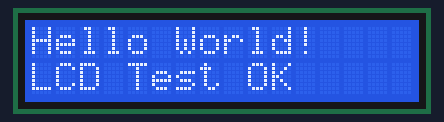
Recording of a sketch running on a simulated ESP32. On the bench: 16×2 character LCD. What the sketch prints to the serial monitor is not drawn.

Above: at 0.1 s.
At 2.2 s:
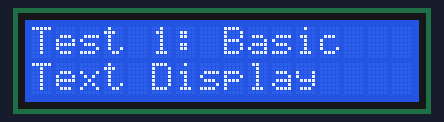
At 10.8 s:
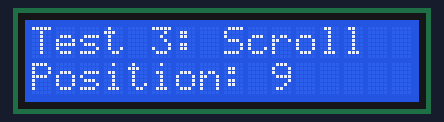
At 14.4 s:
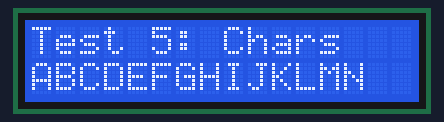
At 27.6 s:
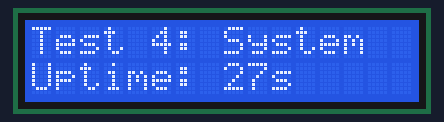
At 34.7 s:
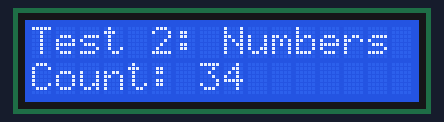

Measured:
- what the display in image 1 shows lasts 2.0 s, from 2.1 s to 4.1 s
- what the display in image 2 shows lasts 1.5 s, from 10.8 s to 12.3 s
- what the display in image 3 shows lasts 3.1 s, from 14.3 s to 17.4 s

The sketch:

lcd_test.ino
```cpp
/*
 * Simple LCD Test Code for ESP32
 * Basic LCD 16x2 I2C Display Test
 *
 * Features:
 * - Simple LCD initialization and test
 * - Display basic messages
 * - Test LCD functionality
 * - Minimal code for testing purposes
 */

#include <Wire.h>
#include <LiquidCrystal_I2C.h>

// LCD I2C Configuration
const int SDA_PIN = 21;        // GPIO21 - SDA (I2C Data)
const int SCL_PIN = 22;        // GPIO22 - SCL (I2C Clock)
LiquidCrystal_I2C lcd(0x27, 16, 2); // LCD I2C Address: 0x27, Size: 16x2

void setup() {
  // Initialize Serial Communication
  Serial.begin(115200);
  Serial.println("LCD Test Starting...");

  // Initialize I2C and LCD
  Wire.begin(SDA_PIN, SCL_PIN);
  lcd.init();
  lcd.backlight();
  lcd.clear();

  Serial.println("LCD initialized successfully!");

  // Display test messages
  lcd.setCursor(0, 0);
  lcd.print("Hello World!");
  lcd.setCursor(0, 1);
  lcd.print("LCD Test OK");

  Serial.println("Test message displayed on LCD");
  delay(2000);
}

void loop() {
  // Test 1: Basic text display
  lcd.clear();
  lcd.setCursor(0, 0);
  lcd.print("Test 1: Basic");
  lcd.setCursor(0, 1);
  lcd.print("Text Display");
  Serial.println("Test 1: Basic text display");
  delay(2000);

  // Test 2: Numbers
  lcd.clear();
  lcd.setCursor(0, 0);
  lcd.print("Test 2: Numbers");
  lcd.setCursor(0, 1);
  lcd.print("Count: ");
  lcd.print(millis() / 1000);
  Serial.println("Test 2: Numbers display");
  delay(2000);

  // Test 3: Scrolling text
  lcd.clear();
  lcd.setCursor(0, 0);
  lcd.print("Test 3: Scroll");
  for (int i = 0; i < 10; i++) {
    lcd.setCursor(0, 1);
    lcd.print("Position: ");
    lcd.print(i);
    delay(500);
  }
  Serial.println("Test 3: Scrolling text");
  delay(1000);

  // Test 4: System info
  lcd.clear();
  lcd.setCursor(0, 0);
  lcd.print("Test 4: System");
  lcd.setCursor(0, 1);
  lcd.print("Uptime: ");
  lcd.print(millis() / 1000);
  lcd.print("s");
  Serial.println("Test 4: System information");
  delay(2000);

  // Test 5: All characters
  lcd.clear();
  lcd.setCursor(0, 0);
  lcd.print("Test 5: Chars");
  lcd.setCursor(0, 1);
  lcd.print("ABCDEFGHIJKLMN");
  Serial.println("Test 5: Character display");
  delay(2000);

  Serial.println("All tests completed. Restarting...");
  delay(1000);
}
```
